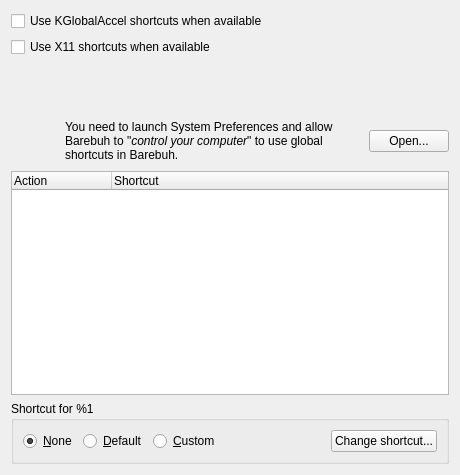
<?xml version="1.0" encoding="UTF-8"?>
<ui version="4.0">
 <class>GlobalShortcutsSettingsPage</class>
 <widget class="QWidget" name="GlobalShortcutsSettingsPage">
  <property name="geometry">
   <rect>
    <x>0</x>
    <y>0</y>
    <width>460</width>
    <height>475</height>
   </rect>
  </property>
  <property name="windowTitle">
   <string>Global Shortcuts</string>
  </property>
  <property name="windowIcon">
   <iconset resource="../../data/icons.qrc">
    <normaloff>:/icons/64x64/strawberry.png</normaloff>:/icons/64x64/strawberry.png</iconset>
  </property>
  <layout class="QVBoxLayout" name="layout_globalshortcutssettingspage">
   <item>
    <widget class="QWidget" name="widget_kglobalaccel" native="true">
     <layout class="QVBoxLayout" name="verticalLayout">
      <property name="leftMargin">
       <number>0</number>
      </property>
      <property name="topMargin">
       <number>0</number>
      </property>
      <property name="rightMargin">
       <number>0</number>
      </property>
      <property name="bottomMargin">
       <number>0</number>
      </property>
      <item>
       <widget class="QCheckBox" name="checkbox_kglobalaccel">
        <property name="text">
         <string>Use KGlobalAccel shortcuts when available</string>
        </property>
       </widget>
      </item>
     </layout>
    </widget>
   </item>
   <item>
    <widget class="QWidget" name="widget_x11" native="true">
     <layout class="QHBoxLayout" name="layout_x11">
      <property name="spacing">
       <number>0</number>
      </property>
      <property name="leftMargin">
       <number>0</number>
      </property>
      <property name="topMargin">
       <number>0</number>
      </property>
      <property name="rightMargin">
       <number>0</number>
      </property>
      <property name="bottomMargin">
       <number>0</number>
      </property>
      <item>
       <widget class="QCheckBox" name="checkbox_x11">
        <property name="sizePolicy">
         <sizepolicy hsizetype="Expanding" vsizetype="Fixed">
          <horstretch>0</horstretch>
          <verstretch>0</verstretch>
         </sizepolicy>
        </property>
        <property name="text">
         <string>Use X11 shortcuts when available</string>
        </property>
       </widget>
      </item>
     </layout>
    </widget>
   </item>
   <item>
    <widget class="QWidget" name="widget_warning" native="true">
     <layout class="QHBoxLayout" name="layout_warning">
      <property name="leftMargin">
       <number>0</number>
      </property>
      <property name="topMargin">
       <number>0</number>
      </property>
      <property name="rightMargin">
       <number>0</number>
      </property>
      <property name="bottomMargin">
       <number>0</number>
      </property>
      <item>
       <widget class="QLabel" name="label_warn_icon">
        <property name="sizePolicy">
         <sizepolicy hsizetype="Expanding" vsizetype="Preferred">
          <horstretch>0</horstretch>
          <verstretch>0</verstretch>
         </sizepolicy>
        </property>
        <property name="minimumSize">
         <size>
          <width>48</width>
          <height>48</height>
         </size>
        </property>
        <property name="maximumSize">
         <size>
          <width>48</width>
          <height>48</height>
         </size>
        </property>
        <property name="baseSize">
         <size>
          <width>64</width>
          <height>64</height>
         </size>
        </property>
        <property name="text">
         <string/>
        </property>
        <property name="pixmap">
         <pixmap resource="../../data/icons.qrc">:/icons/48x48/dialog-warning.png</pixmap>
        </property>
       </widget>
      </item>
      <item>
       <widget class="QLabel" name="label_warn_text">
        <property name="sizePolicy">
         <sizepolicy hsizetype="Expanding" vsizetype="Preferred">
          <horstretch>0</horstretch>
          <verstretch>0</verstretch>
         </sizepolicy>
        </property>
        <property name="text">
         <string/>
        </property>
        <property name="wordWrap">
         <bool>true</bool>
        </property>
       </widget>
      </item>
     </layout>
    </widget>
   </item>
   <item>
    <widget class="QWidget" name="widget_macos_access" native="true">
     <layout class="QHBoxLayout" name="layout_macos">
      <property name="leftMargin">
       <number>0</number>
      </property>
      <property name="topMargin">
       <number>0</number>
      </property>
      <property name="rightMargin">
       <number>0</number>
      </property>
      <property name="bottomMargin">
       <number>0</number>
      </property>
      <item>
       <widget class="QLabel" name="label_macos_access_icon">
        <property name="sizePolicy">
         <sizepolicy hsizetype="Expanding" vsizetype="Preferred">
          <horstretch>0</horstretch>
          <verstretch>0</verstretch>
         </sizepolicy>
        </property>
        <property name="minimumSize">
         <size>
          <width>48</width>
          <height>48</height>
         </size>
        </property>
        <property name="maximumSize">
         <size>
          <width>48</width>
          <height>48</height>
         </size>
        </property>
        <property name="baseSize">
         <size>
          <width>64</width>
          <height>64</height>
         </size>
        </property>
        <property name="text">
         <string/>
        </property>
        <property name="pixmap">
         <pixmap resource="../../data/icons.qrc">:/icons/48x48/dialog-warning.png</pixmap>
        </property>
       </widget>
      </item>
      <item>
       <widget class="QLabel" name="label_macos_access">
        <property name="sizePolicy">
         <sizepolicy hsizetype="Expanding" vsizetype="Preferred">
          <horstretch>0</horstretch>
          <verstretch>0</verstretch>
         </sizepolicy>
        </property>
        <property name="text">
         <string>You need to launch System Preferences and allow Barebuh to &quot;&lt;span style=&quot;font-style:italic&quot;&gt;control your computer&lt;/span&gt;&quot; to use global shortcuts in Barebuh.</string>
        </property>
        <property name="wordWrap">
         <bool>true</bool>
        </property>
       </widget>
      </item>
      <item>
       <widget class="QPushButton" name="button_macos_preferences">
        <property name="text">
         <string>Open...</string>
        </property>
       </widget>
      </item>
     </layout>
    </widget>
   </item>
   <item>
    <widget class="QTreeWidget" name="list">
     <property name="editTriggers">
      <set>QAbstractItemView::NoEditTriggers</set>
     </property>
     <property name="alternatingRowColors">
      <bool>true</bool>
     </property>
     <property name="rootIsDecorated">
      <bool>false</bool>
     </property>
     <property name="allColumnsShowFocus">
      <bool>true</bool>
     </property>
     <column>
      <property name="text">
       <string comment="Category label">Action</string>
      </property>
     </column>
     <column>
      <property name="text">
       <string>Shortcut</string>
      </property>
     </column>
    </widget>
   </item>
   <item>
    <widget class="QGroupBox" name="shortcut_options">
     <property name="enabled">
      <bool>true</bool>
     </property>
     <property name="title">
      <string>Shortcut for %1</string>
     </property>
     <layout class="QHBoxLayout" name="layout_shortcut_options">
      <item>
       <widget class="QRadioButton" name="radio_none">
        <property name="enabled">
         <bool>true</bool>
        </property>
        <property name="text">
         <string>&amp;None</string>
        </property>
        <property name="checked">
         <bool>true</bool>
        </property>
       </widget>
      </item>
      <item>
       <widget class="QRadioButton" name="radio_default">
        <property name="text">
         <string>&amp;Default</string>
        </property>
       </widget>
      </item>
      <item>
       <widget class="QRadioButton" name="radio_custom">
        <property name="text">
         <string>&amp;Custom</string>
        </property>
       </widget>
      </item>
      <item>
       <spacer name="spacer_bottom">
        <property name="orientation">
         <enum>Qt::Horizontal</enum>
        </property>
        <property name="sizeHint" stdset="0">
         <size>
          <width>40</width>
          <height>20</height>
         </size>
        </property>
       </spacer>
      </item>
      <item>
       <widget class="QPushButton" name="button_change">
        <property name="text">
         <string>Change shortcut...</string>
        </property>
       </widget>
      </item>
     </layout>
    </widget>
   </item>
  </layout>
 </widget>
 <tabstops>
  <tabstop>checkbox_kglobalaccel</tabstop>
  <tabstop>checkbox_x11</tabstop>
  <tabstop>button_macos_preferences</tabstop>
  <tabstop>list</tabstop>
  <tabstop>radio_none</tabstop>
  <tabstop>radio_default</tabstop>
  <tabstop>radio_custom</tabstop>
  <tabstop>button_change</tabstop>
 </tabstops>
 <resources>
  <include location="../../data/icons.qrc"/>
 </resources>
 <connections/>
</ui>
